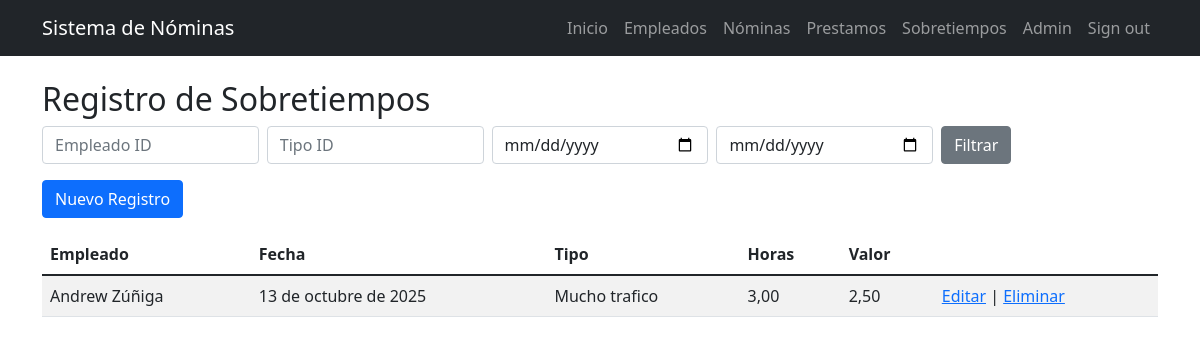
/sobretiempo/ (signed in), run on the app's committed database.
### sobretiempo/models.py (models this page shows, shortened)
class Sobretiempo(models.Model):
    empleado = models.ForeignKey(Empleado, on_delete=models.CASCADE)
    fecha_registro = models.DateField()
    tipo_sobretiempo = models.ForeignKey(TipoSobretiempo, on_delete=models.CASCADE)
    numero_horas = models.DecimalField(max_digits=6, decimal_places=2)
    valor = models.DecimalField(max_digits=10, decimal_places=2, editable=False)

class TipoSobretiempo(models.Model):
    codigo = models.CharField(max_length=10)  # Ej: "H50", "H100"
    descripcion = models.CharField(max_length=100)  # Ej: "Horas al 50%"
    factor = models.DecimalField(max_digits=4, decimal_places=2)  # Ej: 1.50

### nomina/models.py (models this page shows, shortened)
class Empleado(models.Model):
    cedula = models.CharField(
        max_length=10,
        unique=True,
        validators=[
            RegexValidator(
                regex=r'^\d{10}$',
                message='La cédula debe tener exactamente 10 dígitos numéricos.'
            )
        ],
        help_text='Cédula ecuatoriana de 10 dígitos'
    )
    nombre = models.CharField(max_length=100)
    sueldo = models.DecimalField(max_digits=10, decimal_places=2,validators=[MinValueValidator(0, 'El sueldo no puede ser negativo.')])
    departamento = models.CharField(max_length=100)
    cargo = models.CharField(max_length=100)

### sobretiempo/views.py (the view)
# urls.py: path('', views.sobretiempo_list, name='list'),
def sobretiempo_list(request):
    qs = Sobretiempo.objects.all().order_by('-fecha_registro')
    empleado = request.GET.get('empleado')
    tipo = request.GET.get('tipo')
    desde = request.GET.get('desde')
    hasta = request.GET.get('hasta')
    if empleado:
        qs = qs.filter(empleado_id=empleado)
    if tipo:
        qs = qs.filter(tipo_sobretiempo_id=tipo)
    if desde:
        qs = qs.filter(fecha_registro__gte=desde)
    if hasta:
        qs = qs.filter(fecha_registro__lte=hasta)
    paginator = Paginator(qs, 10)
    page_number = request.GET.get("page")
    page_obj = paginator.get_page(page_number)
    return render(request, 'sobretiempo/sobretiempo_list.html', {'page_obj': page_obj})

### sobretiempo/templates/sobretiempo/sobretiempo_list.html (shortened to what this page needs)
{% extends 'nomina/base.html' %}
{% block content %}
<h2>Registro de Sobretiempos</h2>
<form method="get" class="row g-2 mb-3">
  <div class="col"><input type="number" name="empleado" placeholder="Empleado ID" class="form-control" value="{{ request.GET.empleado }}"></div>
  <div class="col"><input type="number" name="tipo" placeholder="Tipo ID" class="form-control" value="{{ request.GET.tipo }}"></div>
  <div class="col"><input type="date" name="desde" class="form-control" value="{{ request.GET.desde }}"></div>
  <div class="col"><input type="date" name="hasta" class="form-control" value="{{ request.GET.hasta }}"></div>
  <div class="col"><button type="submit" class="btn btn-secondary">Filtrar</button></div>
</form>
<a href="{% url 'sobretiempo:create' %}" class="btn btn-primary mb-3">Nuevo Registro</a>
<table class="table table-striped">
  <thead>
    <tr><th>Empleado</th><th>Fecha</th><th>Tipo</th><th>Horas</th><th>Valor</th><th></th></tr>
  </thead>
  <tbody>
    {% for s in page_obj %}
    <tr>
      <td>{{ s.empleado.nombre }}</td>
      <td>{{ s.fecha_registro }}</td>
      <td>{{ s.tipo_sobretiempo.descripcion }}</td>
      <td>{{ s.numero_horas }}</td>
      <td>{{ s.valor }}</td>
      <td>
        <a href="{% url 'sobretiempo:update' s.pk %}">Editar</a> |
        <a href="{% url 'sobretiempo:delete' s.pk %}">Eliminar</a>
      </td>
    </tr>
    {% empty %}
    <tr><td colspan="6">No hay registros.</td></tr>
    {% endfor %}
  </tbody>
</table>
{% endblock %}

### data on the page
Sobretiempo: empleado.nombre "Andrew Zúñiga", fecha_registro "13 de octubre de 2025", tipo_sobretiempo.descripcion "Mucho trafico", numero_horas "3,00", valor "2,50"
